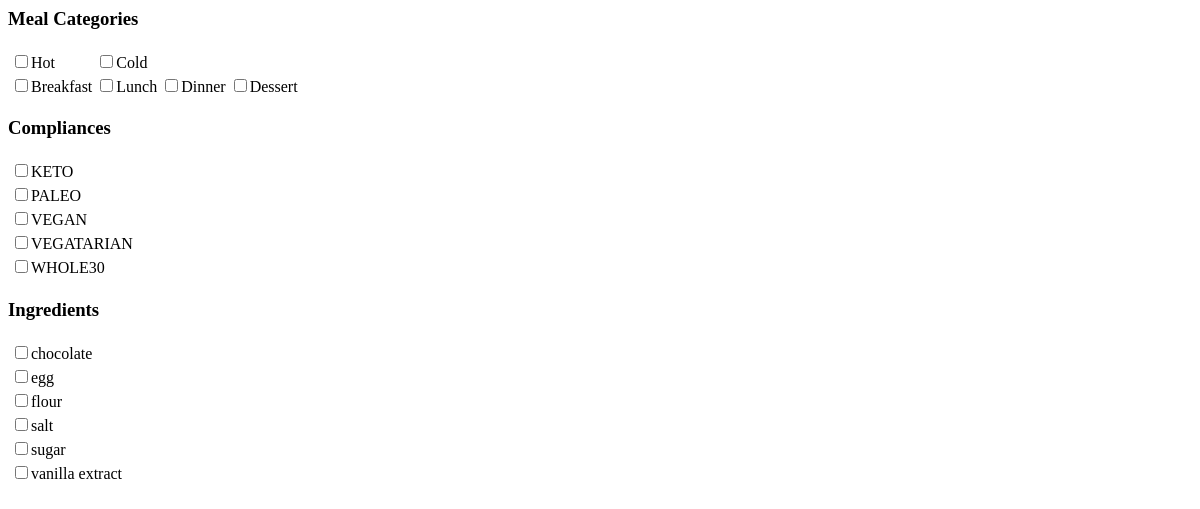
/, run on an earlier commit of the app's database.
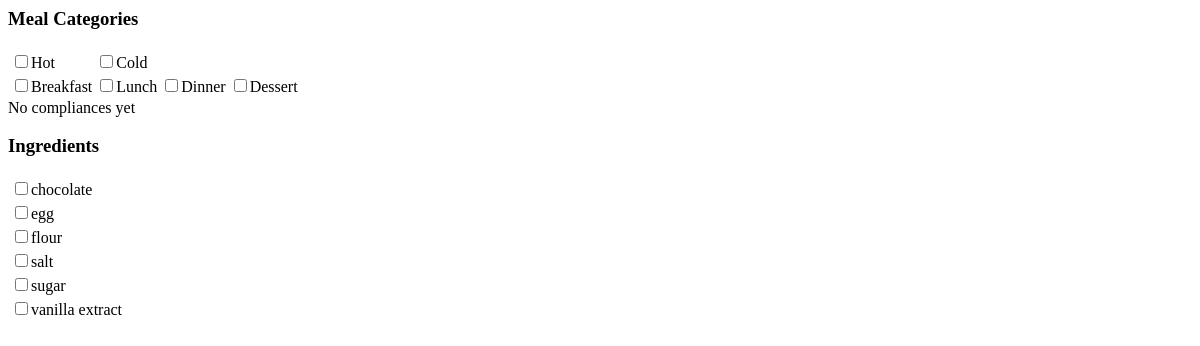
And on a later commit of the database.
### tables this page shows
create table Compliance (id INT NOT NULL PRIMARY KEY AUTO_INCREMENT, 
	name VARCHAR(50));

create table Ingredient (id INT NOT NULL PRIMARY KEY AUTO_INCREMENT, 
	name VARCHAR(50));

### html/index.php (the view, shortened to what this page needs)
<html>
<head>
</head>
</head>
<body>
	<h3>Meal Categories</h3>
	<table>
	<tr><td><input name="hot_cold"            type="checkbox" value="hot_cold='HOT'"           onclick="updateTable();"/>Hot</td>
	    <td><input name="hot_cold"            type="checkbox" value="hot_cold='COLD'"          onclick="updateTable();"/>Cold</td></tr>
	<tr><td><input name="meal_type"           type="checkbox" value="meal_type='BREAKFAST'"    onclick="updateTable();"/>Breakfast</td>
	    <td><input name="meal_type"           type="checkbox" value="meal_type='LUNCH'"        onclick="updateTable();"/>Lunch</td>
	    <td><input name="meal_type"           type="checkbox" value="meal_type='DINNER'"       onclick="updateTable();"/>Dinner</td>
	    <td><input name="meal_type"           type="checkbox" value="meal_type='DESSERT'"      onclick="updateTable();"/>Dessert</td></tr>
	</table>
<?php
$servername = "localhost";
$username   = "cookbook";
$password   = "password";
$dbname     = "Cookbook";
$conn = new mysqli($servername, $username, $password, $dbname);
$sql = "SELECT * FROM Compliance ORDER BY name";
$result = $conn->query($sql);
if ($result->num_rows > 0) {
	echo "<h3>Compliances</h3><table>";
        while($row = $result->fetch_assoc()) {
		echo "<tr><td><input name='compliance' type='checkbox' value=".$row['id']." onclick='updateTable();' >".$row['name']."</input></td></tr>\n";
	}
	echo "</table>";
} else {
    echo "No compliances yet";
}
$sql = "SELECT * FROM Ingredient ORDER BY name";
$result = $conn->query($sql);
if ($result->num_rows > 0) {
	echo "<h3>Ingredients</h3><table>";
        while($row = $result->fetch_assoc()) {
		echo "<tr><td><input name='ingredient' type='checkbox' value=".$row['id']." onclick='updateTable();' >".$row['name']."</input></td></tr>\n";
	}
	echo "</table>";
} else {
    echo "No ingredients yet";
}
?>
<br></br>
</body>
</html>

What changed in the data, as far as the page shows it:
removed compliance: name "KETO"
removed compliance: name "PALEO"
removed compliance: name "VEGAN"
removed compliance: name "VEGATARIAN"
removed compliance: name "WHOLE30"
Also different on the page:
text no longer shown: "Compliances"
text now shown: "No compliances yet"
